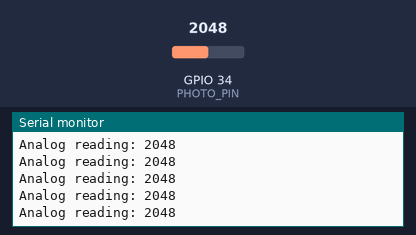
Simulated run of this sketch. Board: ESP32. Shown: the last lines printed to the serial monitor. Inputs (shaded band) come from the test bench; at power-on: GPIO 34 (PHOTO_PIN) = 2048.

Above: at 1.2 s.
1.3 s: GPIO 34 (PHOTO_PIN) set to 2866
At 1.32 s:
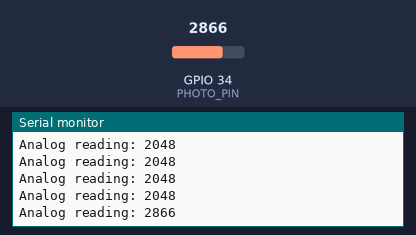
2.8 s: GPIO 34 (PHOTO_PIN) set to 3603
At 2.83 s:
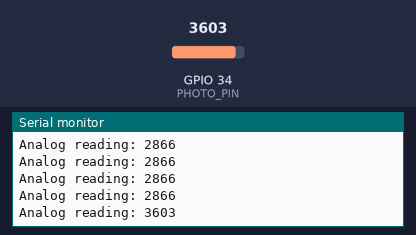
Timing chart, 0 to 5.8 s (numbered marks = the images above; inputs shaded):
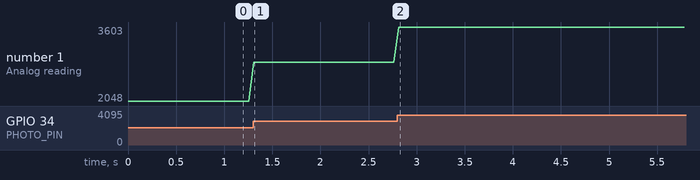

The sketch:

photo_resistor.ino
```cpp
#include "Arduino.h"

#define PHOTO_PIN 34

void setup() {
  // put your setup code here, to run once:
  Serial.begin(115200);

  pinMode(PHOTO_PIN, INPUT);
}

void loop() {
  // put your main code here, to run repeatedly:
  int analogValue = analogRead(PHOTO_PIN);

  //if (analogValue != 0) {
    Serial.print("Analog reading: ");
    Serial.println(analogValue);
  //}

  delay(50);
}
```

Measured:
- after the input at 1.3 s, the serial monitor: prints a new line at once (image 1)
- after the input at 2.8 s, the serial monitor: prints a new line at once (image 2)
- plotted number 1: 2048 → 2866 after the input at 1.3 s, 2866 → 3603 after the input at 2.8 s
